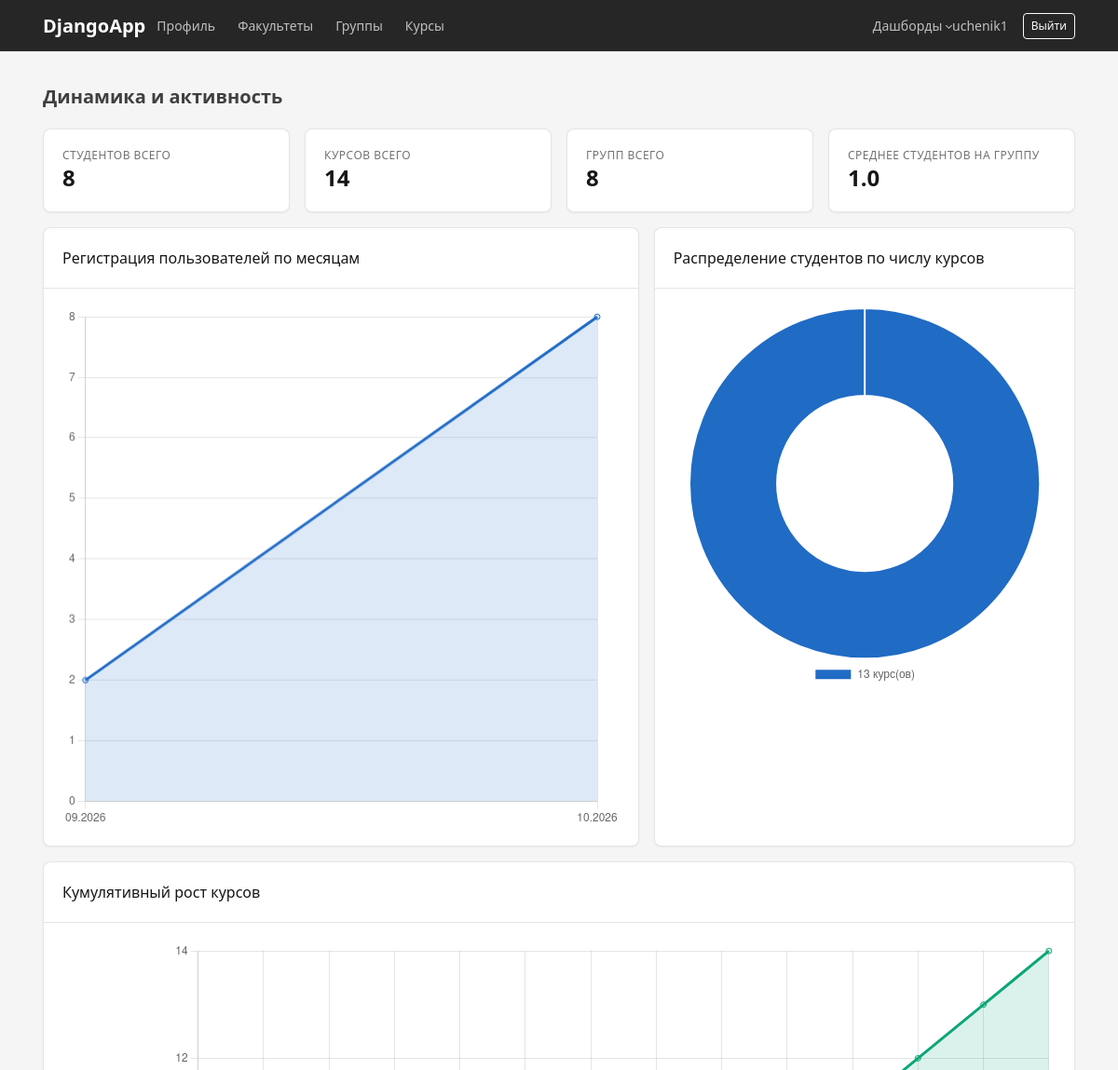
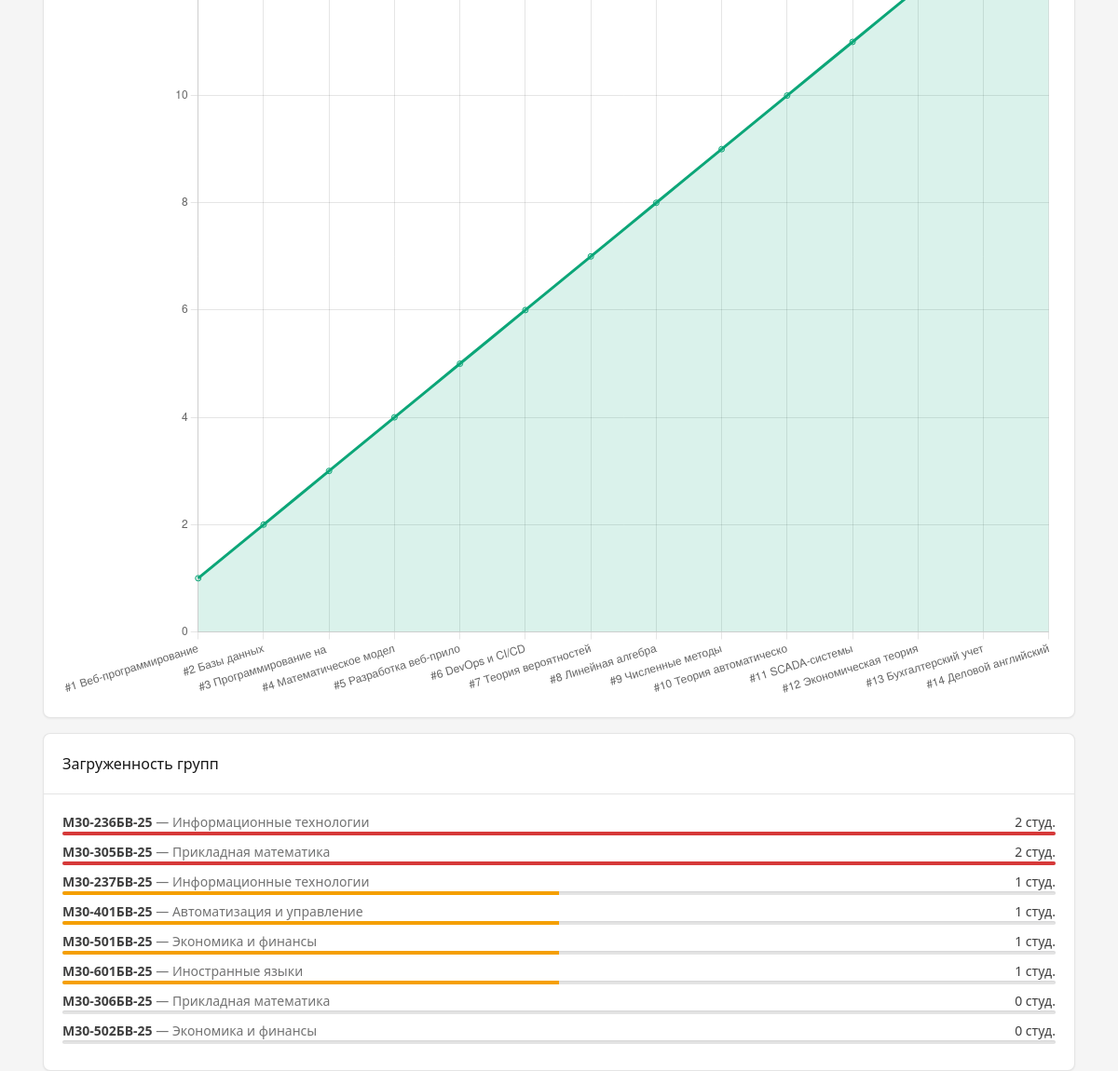
The app's page /dashboards/activity/ (signed in) with its own data (2 pictures, top to bottom).
### accounts/models.py (models this page shows, shortened)
class AcademicGroup(models.Model):
    name = models.CharField(max_length=50)
    department = models.ForeignKey(
        Department,
        on_delete=models.CASCADE,
        related_name='groups'
    )

class Department(models.Model):
    name = models.CharField(max_length=200)

### accounts/dashboard_views.py (the view)
# urls.py: path('dashboards/activity/', dv.dashboard_activity, name='dashboard_activity'),
@login_required
def dashboard_activity(request):
    users_by_month = (
        User.objects
        .annotate(month=TruncMonth('date_joined'))
        .values('month')
        .annotate(count=Count('id'))
        .order_by('month')
    )
    line_labels = [u['month'].strftime('%m.%Y') if u['month'] else '—' for u in users_by_month]
    line_values = [u['count'] for u in users_by_month]
    courses_all = Course.objects.order_by('id')
    course_labels = [f"#{c.id} {c.title[:20]}" for c in courses_all]
    course_values = list(range(1, courses_all.count() + 1))  # кумулятивно
    groups = (
        AcademicGroup.objects
        .select_related('department')
        .annotate(students_count=Count('students'))
        .order_by('-students_count')
    )
    max_group = max([g.students_count for g in groups], default=1) or 1
    heatmap = [
        {
            'name': g.name,
            'department': g.department.name,
            'students': g.students_count,
            'percent': round(g.students_count / max_group * 100),
        }
        for g in groups
    ]
    total_students = StudentProfile.objects.count()
    total_courses = Course.objects.count()
    total_groups = AcademicGroup.objects.count()
    avg_per_group = round(
        total_students / total_groups, 2
    ) if total_groups else 0
    dist_qs = (
        StudentProfile.objects
        .annotate(c=Count('courses'))
        .values('c')
        .annotate(count=Count('id'))
        .order_by('c')
    )
    dist_labels = [f"{d['c']} курс(ов)" for d in dist_qs]
    dist_values = [d['count'] for d in dist_qs]
    context = {
        'line_labels': line_labels,
        'line_values': line_values,
        'course_labels': course_labels[:15],
        'course_values': course_values[:15],
        'heatmap': heatmap,
        'total_students': total_students,
        'total_courses': total_courses,
        'total_groups': total_groups,
        'avg_per_group': avg_per_group,
        'dist_labels': dist_labels,
        'dist_values': dist_values,
    }
    return render(request, 'dashboards/activity.html', context)

### templates/dashboards/activity.html (shortened to what this page needs)
{% extends 'base.html' %}
{% block content %}
<div class="page-header d-print-none mb-3">
    <div class="row align-items-center">
        <div class="col">
            <h2 class="page-title">Динамика и активность</h2>
        </div>
    </div>
</div>
<div class="row row-deck row-cards mb-3">
    {% include "components/metric_card.html" with title="Студентов всего" value=total_students %}
    {% include "components/metric_card.html" with title="Курсов всего" value=total_courses %}
    {% include "components/metric_card.html" with title="Групп всего" value=total_groups %}
    {% include "components/metric_card.html" with title="Среднее студентов на группу" value=avg_per_group %}
</div>
<div class="row row-deck row-cards mb-3">
    <div class="col-md-7">
        {% include "components/chart_card.html" with title="Регистрация пользователей по месяцам" canvas_id="lineChart" height=280 %}
    </div>
    <div class="col-md-5">
        {% include "components/chart_card.html" with title="Распределение студентов по числу курсов" canvas_id="distChart" height=280 %}
    </div>
</div>
<div class="row row-deck row-cards mb-3">
    <div class="col-md-12">
        {% include "components/chart_card.html" with title="Кумулятивный рост курсов" canvas_id="growthChart" height=250 %}
    </div>
</div>
<div class="card">
    <div class="card-header">
        <h3 class="card-title">Загруженность групп</h3>
    </div>
    <div class="card-body">
        {% for h in heatmap %}
        <div class="mb-2">
            <div class="d-flex justify-content-between">
                <span>
                    <strong>{{ h.name }}</strong>
                    <span class="text-secondary">— {{ h.department }}</span>
                </span>
                <span>{{ h.students }} студ.</span>
            </div>
            <div class="progress progress-sm">
                <div class="progress-bar
                    {% if h.percent >= 80 %}bg-red
                    {% elif h.percent >= 50 %}bg-yellow
                    {% else %}bg-green{% endif %}"
                     style="width: {{ h.percent }}%"></div>
            </div>
        </div>
        {% empty %}
        <p class="text-secondary">Групп пока нет</p>
        {% endfor %}
    </div>
</div>
{% endblock %}
{% block scripts %}
<script>
    new Chart(document.getElementById('lineChart'), {
        type: 'line',
        data: {
            labels: {{ line_labels|safe }},
            datasets: [{
                label: 'Новые пользователи',
                data: {{ line_values|safe }},
                borderColor: '#206bc4',
                backgroundColor: 'rgba(32,107,196,0.15)',
                fill: true,
                tension: 0.3
            }]
        },
        options: {
            responsive: true,
            plugins: { legend: { display: false } },
            scales: { y: { beginAtZero: true, ticks: { precision: 0 } } }
        }
    });
    new Chart(document.getElementById('distChart'), {
        type: 'doughnut',
        data: {
            labels: {{ dist_labels|safe }},
            datasets: [{
                data: {{ dist_values|safe }},
                backgroundColor: ['#206bc4', '#4299e1', '#79a6dc', '#a8c5e8', '#d1e0f0', '#f76707']
            }]
        },
        options: { responsive: true, plugins: { legend: { position: 'bottom' } } }
    });
    new Chart(document.getElementById('growthChart'), {
        type: 'line',
        data: {
            labels: {{ course_labels|safe }},
            datasets: [{
                label: 'Курсов накоплено',
                data: {{ course_values|safe }},
                borderColor: '#0ca678',
                backgroundColor: 'rgba(12,166,120,0.15)',
                fill: true,
                tension: 0.2
            }]
        },
        options: {
            responsive: true,
            plugins: { legend: { display: false } },
            scales: { y: { beginAtZero: true, ticks: { precision: 0 } } }
        }
    });
</script>
{% endblock %}

### templates/base.html (shortened to what this page needs)
{% load static %}
<!DOCTYPE html>
<html lang="ru">
<head>
    <link rel="stylesheet" href="{% static 'vendor/tabler/css/tabler.min.css' %}">
    <link rel="stylesheet" href="{% static 'css/style.css' %}">
</head>
<body>
<nav class="navbar navbar-expand-lg navbar-dark bg-dark">
    <div class="container">
        <a class="navbar-brand" href="/profile/">DjangoApp</a>
        <div class="navbar-nav me-auto">
            <a class="nav-link" href="/profile/">Профиль</a>
            <a class="nav-link" href="/departments/">Факультеты</a>
            <a class="nav-link" href="/groups/">Группы</a>
            <a class="nav-link" href="/courses/">Курсы</a>
        </div>
        <div class="nav-item dropdown">
    <a class="nav-link dropdown-toggle" href="#" data-bs-toggle="dropdown" role="button">
        Дашборды
    </a>
</div>
        {% if user.is_authenticated %}
            <span class="navbar-text me-3">{{ user.username }}</span>
            <form method="post" action="/accounts/logout/">
                <button class="btn btn-outline-light btn-sm" type="submit">
                    Выйти
                </button>
            </form>
        {% endif %}
    </div>
</nav>
<div class="container page-container">
    {% block content %}
    {% endblock %}
</div>
{% block scripts %}{% endblock %}
</body>
</html>

### static/css/style.css (style rules this page uses)
body { background-color: #f5f5f5; }
.page-container { margin-top: 30px; }

### records on screen
AcademicGroup: name "М30-236БВ-25"
Department: department "Информационные технологии" "Информационные технологии"
AcademicGroup: name "М30-305БВ-25"
Department: department "Прикладная математика" "Прикладная математика"
AcademicGroup: name "М30-237БВ-25"
AcademicGroup: name "М30-401БВ-25"
Department: department "Автоматизация и управление"
AcademicGroup: name "М30-501БВ-25"
Department: department "Экономика и финансы" "Экономика и финансы"
AcademicGroup: name "М30-601БВ-25"
Department: department "Иностранные языки"
AcademicGroup: name "М30-306БВ-25"
AcademicGroup: name "М30-502БВ-25"

### other values on screen
{{ user.username }} "uchenik1"
{{ title }} "СТУДЕНТОВ ВСЕГО КУРСОВ ВСЕГО ГРУПП ВСЕГО СРЕДНЕЕ СТУДЕНТОВ НА ГРУППУ"
{{ value }} "8 14 8 1.0"
{{ title }} "Регистрация пользователей по месяцам Распределение студентов по числу курсов Кумулятивный рост курсов"
{{ h.students }} "2" "2" "1" "1" "1" "1" "0" "0"
chart data {{ line_labels|safe }} ['09.2026', '10.2026']
chart data {{ line_values|safe }} [2, 8]
